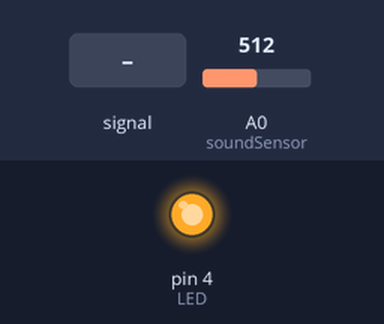
Bench run of a sketch on a simulated Arduino Uno, built with avr-gcc and run on an emulated ATmega328P. Parts: output pins drawn as LEDs (lit = HIGH). Inputs (shaded band) come from the test bench; at power-on: A0 (soundSensor) = 512.

Above: at 1.2 s.
1.3 s: A0 (soundSensor) fed a 200 Hz sine of ±460 counts around its level
At 2.4 s:
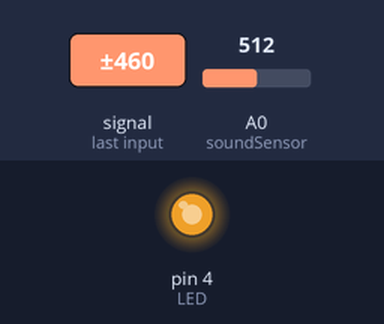
2.8 s: A0 (soundSensor) set to 716
At 4.3 s:
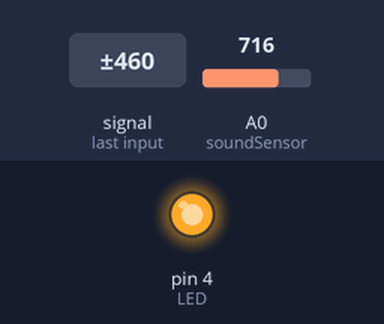
Timing chart, 0 to 5.8 s (numbered marks = the images above; inputs shaded):
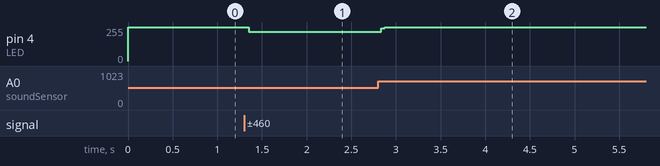

Measured:
- after the input at 1.3 s, pin 4 (LED): 255/255 → 218/255 after 0.05 s
- after the input at 2.8 s, pin 4 (LED): 218/255 → 255/255 at once

The sketch:

sound_sensor.ino
```cpp
// Define the pin connected to the sound sensor's Analog Output (AO)
int soundSensor = A0;

// Define the pin connected to the LED (indicator output)
int LED = 4;

// Threshold value for sound detection (range 0–1023 for Arduino)
int threshold = 100;

void setup() {
  // Set the LED pin as OUTPUT so it can be turned ON/OFF
  pinMode(LED, OUTPUT);
}

void loop() {
  // Read the analog value from the sound sensor (0–1023)
  int sensorValue = analogRead(soundSensor);

  // Compare the sensor reading with the threshold value
  if (sensorValue > threshold) {
    // If sound is louder than the threshold → turn ON LED
    digitalWrite(LED, HIGH);
  }
  else {
    // Otherwise → keep LED OFF
    digitalWrite(LED, LOW);
  }
}
```
